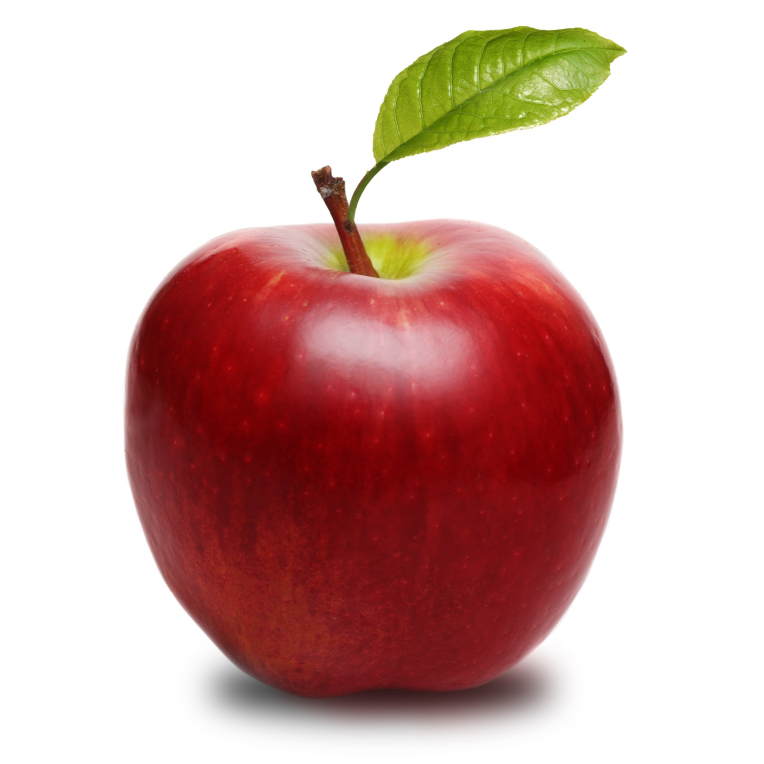
#> input picture file/apple fruit/apple_1.jpg, 2290 x 2290 px, found by its file name (shown at 1/3 size); its folder holds only this picture in this run; the run also reads 1 picture not shown here
$ jupyter execute --allow-errors imageclassification.ipynb
#> lines starting #> are read from the running program, lines starting #| are printed output that depends on the picture
[cell 1]
import numpy as np
import matplotlib.pyplot as plt
import os
import cv2
import pandas as pd

[cell 2]
path = 'C:/Users/Deepak Sheoran/Desktop/smart knower/file/apple fruit'

[cell 3]
for filename in os.listdir(path):
    i = cv2.imread(os.path.join(path,filename))
#> i is the input picture: shape (2290, 2290, 3); mean B, G, R 171.6, 176, 210
    print(i.shape)
#| (2290, 2290, 3)
#> pass 3 of the loop `for dirpath, dirnames, filenames in os.walk(path):`:
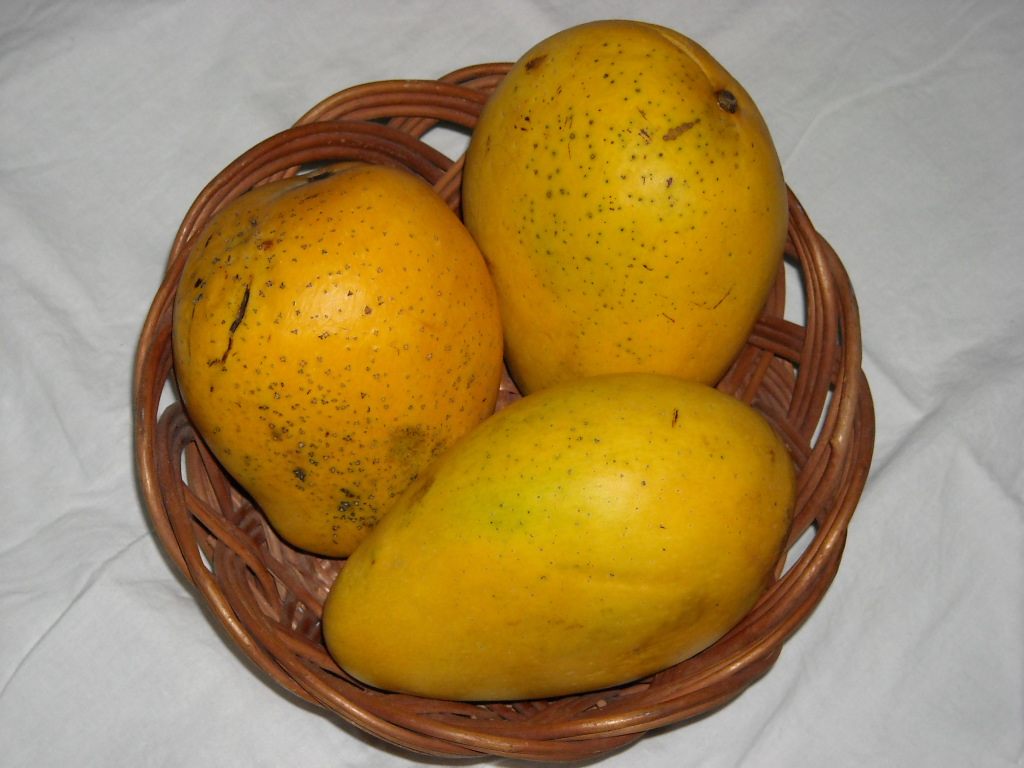
#> input picture file/mango fruit/mango_8.jpg, 1024 x 768 px, found by its file name
#> img is the input picture: shape (768, 1024, 3); mean R, G, B 164.4, 137.1, 87.2
#> `img_resize = resize(img,(50,50,3))`:
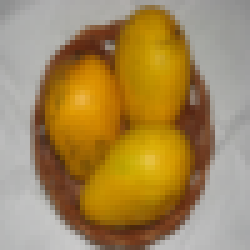
#> img_resize: shape (50, 50, 3) float64 (shown 5 times larger); mean R, G, B 0.645, 0.538, 0.342

[cell 4]
from skimage.io import imread
from skimage.transform import resize

[cell 5]
target = []
flat_data = []
images = []

path = 'C:/Users/Deepak Sheoran/Desktop/smart knower/file/'
for dirpath, dirnames, filenames in os.walk(path):
    for filename in filenames:
        category = dirpath.split("/")[-1]
        target.append(category)
        img = imread(f'{path}{category}/{filename}')
        img_resize = resize(img,(50,50,3))
        flat_data.append(img_resize.flatten())
        images.append(img_resize)
flat_data = np.array(flat_data)
target = np.array(target)
images = np.array(images)
#print(flat_data)
#print(target)
#print(images)

[cell 6]
print(flat_data.shape)
#| (2, 7500)
print(target.shape)
print(images.shape)
#| (2, 50, 50, 3)

[cell 7]
df = pd.DataFrame(flat_data)
#> df = table of 2 rows and 7500 columns
df['Target'] = target

[cell 8]
df.head()
#> Out = table of 2 rows and 7501 columns

[cell 9]
df.info()
#| <class 'pandas.core.frame.DataFrame'>
#| RangeIndex: 2 entries, 0 to 1
#| Columns: 7501 entries, 0 to Target
#| dtypes: float64(7500), object(1)
#| memory usage: 117.3+ KB

[cell 10]
x = df.drop("Target",axis = 1)
#> x = table of 2 rows and 7500 columns
x.head()
#> Out = table of 2 rows and 7500 columns

[cell 11]
y = df["Target"]
y

[cell 12]
from sklearn.model_selection import train_test_split

x_train,x_test,y_train,y_test = train_test_split(x,y,test_size= 0.40)
#> x_train = table of 1 rows and 7500 columns; x_test = table of 1 rows and 7500 columns

[cell 13]
x_train.shape
#> Out = (1, 7500)

[cell 14]
x_test.shape
#> Out = (1, 7500)

[cell 15]
from sklearn.svm import SVC
from sklearn.model_selection import GridSearchCV
param_grid = {'C': [0.1, 1, 10, 100, 1000],
              'gamma': [0.001, 0.0001],
              'kernel': ["rbf","linear","poly"]}

grid = GridSearchCV(SVC(), param_grid)

#> (the rest of this cell did not finish here and is left out)

#> (a cell that did not finish here is left out)

#> (a cell that did not finish here is left out)

[cell 18]
y_test

[cell 19]
from sklearn.metrics import accuracy_score, confusion_matrix
#> (the rest of this cell did not finish here and is left out)

#> (a cell that did not finish here is left out)

[cell 21]
from skimage.io import imread

#> (a cell that did not finish here is left out)

[cell 23]
lk = imread("C:/Users/Deepak Sheoran/Desktop/smart knower/test/apple_13.jpg")
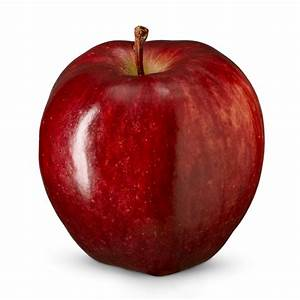
#> input picture test/apple_13.jpg, 300 x 300 px, found by its file name
#> lk is the input picture: shape (300, 300, 3); mean R, G, B 190.7, 144, 142.7
plt.imshow(lk)
img_resize = resize(lk,(50,50,3))
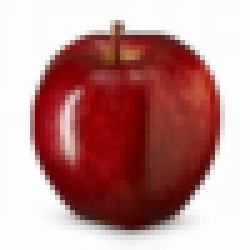
#> img_resize: shape (50, 50, 3) float64 (shown 5 times larger); mean R, G, B 0.748, 0.565, 0.56
lk1 = img_resize.flatten()
#> lk1 = 7500 values, max 0.998 at index 4816, min 0.000821 at index 4733, mean 0.624
#> (the rest of this cell did not finish here and is left out)

[cell 24]
lk = imread("C:/Users/Deepak Sheoran/Desktop/smart knower/test/mango_8.jpg")
plt.imshow(lk)
img_resize = resize(lk,(50,50,3))
lk1 = img_resize.flatten()
#> lk1 = 7500 values, max 0.925 at index 2898, min 0.00307 at index 2801, mean 0.508
#> (the rest of this cell did not finish here and is left out)

[cell 25]
lk = imread("C:/Users/Deepak Sheoran/Desktop/smart knower/test/mango_2.jpg")
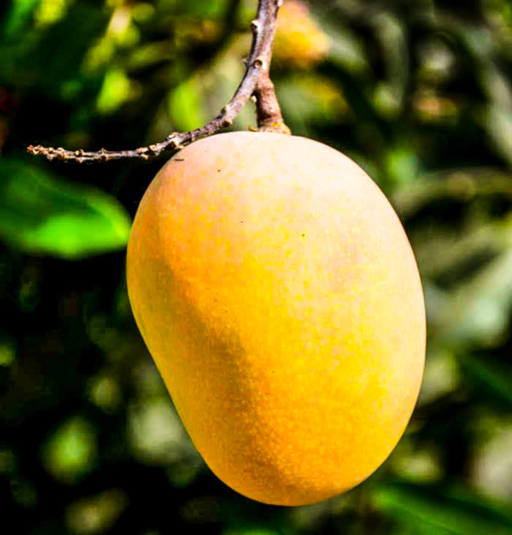
#> input picture test/mango_2.jpg, 1024 x 1070 px, found by its file name (shown at 1/2 size)
#> lk is the input picture: shape (1070, 1024, 3); mean R, G, B 112.5, 103.3, 34.2
plt.imshow(lk)
img_resize = resize(lk,(50,50,3))
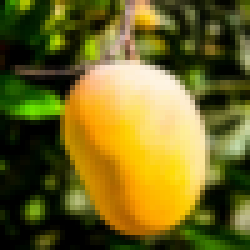
#> img_resize: shape (50, 50, 3) float64 (shown 5 times larger); mean R, G, B 0.441, 0.405, 0.134
lk1 = img_resize.flatten()
#> lk1 = 7500 values, max 0.999 at index 2184, min 4.9e-10 at index 7351, mean 0.327
#> (the rest of this cell did not finish here and is left out)

[cell 26]
lk = imread('C:/Users/Deepak Sheoran/Desktop/smart knower/test/apple_7.jpeg')
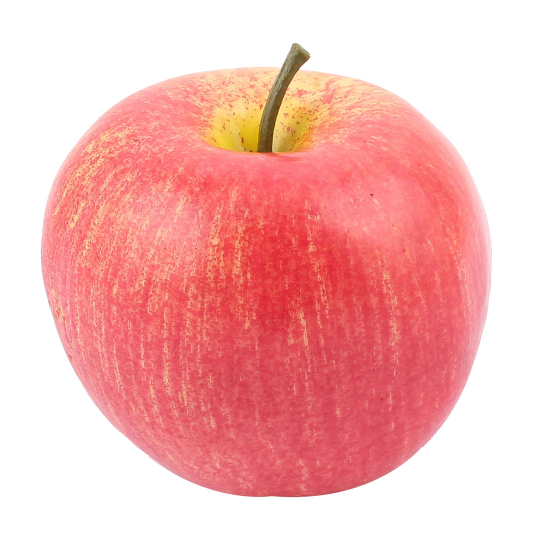
#> input picture test/apple_7.jpeg, 1100 x 1100 px, found by its file name (shown at 1/2 size)
#> lk is the input picture: shape (1100, 1100, 3); mean R, G, B 245.9, 184.8, 183.2
plt.imshow(lk)
img_resize = resize(lk,(50,50,3))
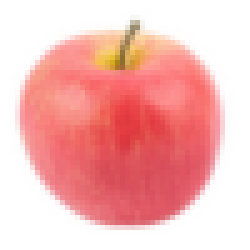
#> img_resize: shape (50, 50, 3) float64 (shown 5 times larger); mean R, G, B 0.964, 0.725, 0.719
lk1 = img_resize.flatten()
#> lk1 = 7500 values, max 1 at index 0, min 0.101 at index 1871, mean 0.802
#> (the rest of this cell did not finish here and is left out)
